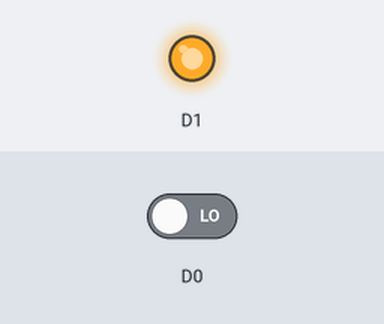
Bench run of a sketch on a simulated ESP8266 (NodeMCU). Shown: output pins drawn as LEDs (lit = HIGH). The test bench sets the inputs (shaded band); at power-on: D0 LOW.

Above: at 1.2 s.
1.3 s: D0 driven HIGH
At 1.6 s:
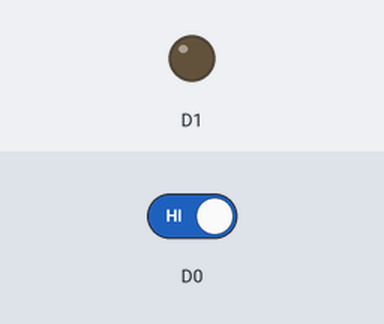
2.8 s: D0 driven LOW
At 3.9 s:
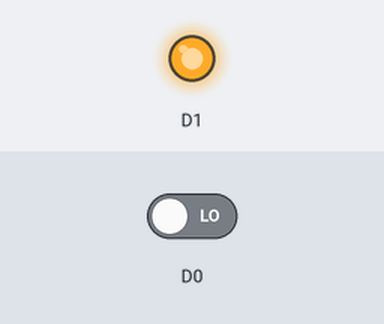
Timing chart, 0 to 5.8 s (numbered marks = the images above; inputs shaded):
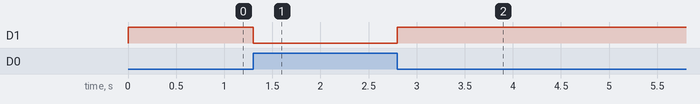

The sketch:

buton_devresi.ino
```cpp
int  buton;

void setup() {
  pinMode(D0, INPUT);
  pinMode(D1, OUTPUT);
}

void loop() {
  buton = digitalRead(D0);
  if (buton == HIGH) {
    digitalWrite(D1, LOW);
  } else {
    digitalWrite(D1, HIGH);
  }
}
```

Measured:
- after the input at 1.3 s, D1: HIGH → LOW at once
- after the input at 2.8 s, D1: LOW → HIGH at once
